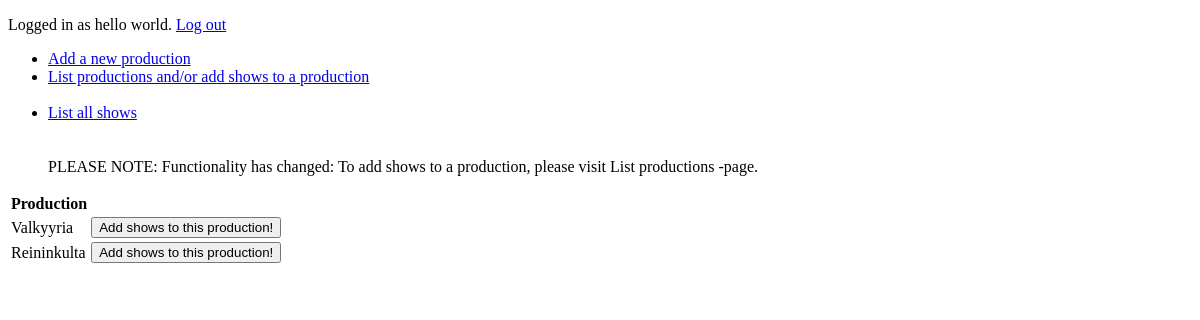
The page /productions/ (signed in) on the database as committed earlier.
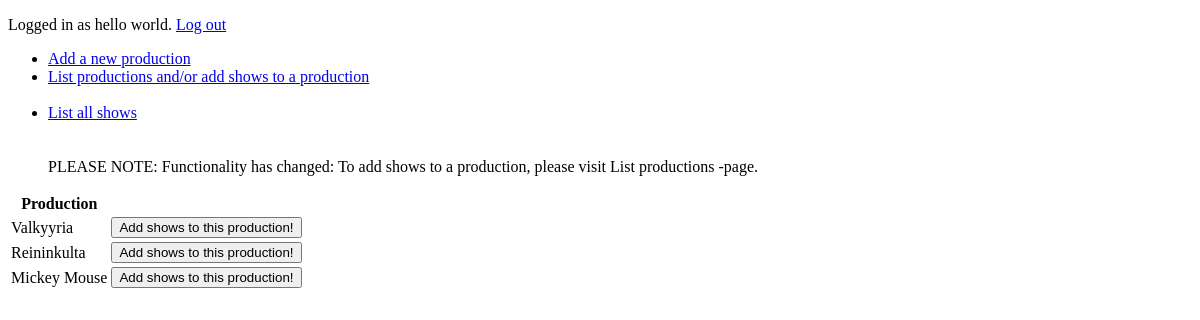
The same page on the database as committed later.
### application/productions/models.py (models this page shows, shortened)
class Production(db.Model):
    __tablename__ = "production"
    id = db.Column(db.Integer, primary_key=True)
    date_modified = db.Column(db.DateTime, default=db.func.current_timestamp(),
    onupdate=db.func.current_timestamp())
    name = db.Column(db.String(144), nullable=False)
    shows = db.relationship("Show", backref='production', lazy=True)

### application/productions/views.py (the view)
@app.route("/productions/", methods=["GET"])
@login_required
def productions_index():
    return render_template("productions/list.html", productions = Production.query.all())

### application/__init__.py (called while the page is built)
@login_manager.user_loader
def load_user(user_id):
    return User.query.get(user_id)

### application/templates/productions/list.html
{% extends "layout.html" %}
{% block body %}
  <table>
    <tr>
      <th>Production</th>
      <th></th>
    </tr>
    {% for production in productions %}
    <tr>
      <td>{{ production.name }}</td>
      <td>
        <form method="GET" action="{{ url_for('add_shows_to_production', production_id=production.id) }}">
          <input type="submit" value="Add shows to this production!"/>
        </form>
      </td>
    </tr>
    {% endfor %}
  </table>
{% endblock %}

Rows that differ between the two databases and show on the page:
added Production: name "Mickey Mouse"
